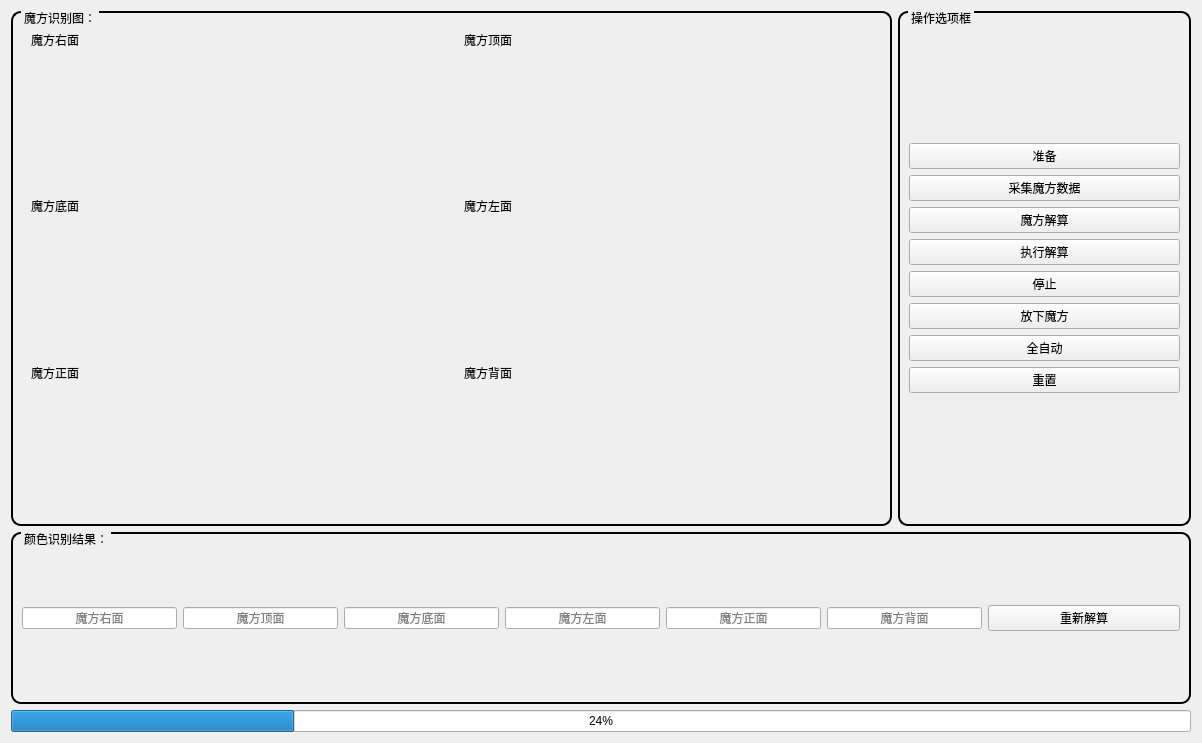
<?xml version="1.0" encoding="UTF-8"?>
<ui version="4.0">
 <class>cubeWidget</class>
 <widget class="QWidget" name="cubeWidget">
  <property name="geometry">
   <rect>
    <x>0</x>
    <y>0</y>
    <width>1202</width>
    <height>743</height>
   </rect>
  </property>
  <property name="windowTitle">
   <string>Form</string>
  </property>
  <layout class="QHBoxLayout" name="horizontalLayout_3">
   <item>
    <layout class="QVBoxLayout" name="verticalLayout">
     <item>
      <layout class="QGridLayout" name="gridLayout_6" rowstretch="3,1">
       <item row="0" column="0">
        <layout class="QHBoxLayout" name="horizontalLayout_4" stretch="3,1">
         <item>
          <widget class="QGroupBox" name="detectImgBox">
           <property name="styleSheet">
            <string notr="true">QGroupBox{

border-width:2px;

border-style:solid;

border-radius: 10px;

border-color:black
;

margin-top:0.5ex;

}

QGroupBox::title{

subcontrol-origin:margin;

subcontrol-position:top left;

left:10px;

margin-left:0px;

padding:0 1px;

}</string>
           </property>
           <property name="title">
            <string>魔方识别图：</string>
           </property>
           <layout class="QGridLayout" name="gridLayout_2">
            <item row="0" column="0">
             <layout class="QVBoxLayout" name="verticalLayout_9">
              <item>
               <layout class="QHBoxLayout" name="horizontalLayout_12">
                <item>
                 <widget class="QWidget" name="RightImg_widget" native="true">
                  <layout class="QHBoxLayout" name="horizontalLayout_23">
                   <item>
                    <widget class="QLabel" name="RightImg_label">
                     <property name="text">
                      <string>魔方右面</string>
                     </property>
                     <property name="alignment">
                      <set>Qt::AlignLeading|Qt::AlignLeft|Qt::AlignTop</set>
                     </property>
                    </widget>
                   </item>
                  </layout>
                 </widget>
                </item>
               </layout>
              </item>
              <item>
               <layout class="QHBoxLayout" name="horizontalLayout_10">
                <item>
                 <widget class="QWidget" name="DownImg_widget" native="true">
                  <layout class="QHBoxLayout" name="horizontalLayout_21">
                   <item>
                    <widget class="QLabel" name="DownImg_label">
                     <property name="text">
                      <string>魔方底面</string>
                     </property>
                     <property name="alignment">
                      <set>Qt::AlignLeading|Qt::AlignLeft|Qt::AlignTop</set>
                     </property>
                    </widget>
                   </item>
                  </layout>
                 </widget>
                </item>
               </layout>
              </item>
              <item>
               <layout class="QHBoxLayout" name="horizontalLayout_11">
                <item>
                 <widget class="QWidget" name="FrontImg_widget" native="true">
                  <layout class="QHBoxLayout" name="horizontalLayout_22">
                   <item>
                    <widget class="QLabel" name="FrontImg_label">
                     <property name="text">
                      <string>魔方正面</string>
                     </property>
                     <property name="alignment">
                      <set>Qt::AlignLeading|Qt::AlignLeft|Qt::AlignTop</set>
                     </property>
                    </widget>
                   </item>
                  </layout>
                 </widget>
                </item>
               </layout>
              </item>
             </layout>
            </item>
            <item row="0" column="1">
             <layout class="QVBoxLayout" name="verticalLayout_8">
              <item>
               <layout class="QHBoxLayout" name="horizontalLayout_17">
                <item>
                 <widget class="QWidget" name="UpImg_widget" native="true">
                  <layout class="QHBoxLayout" name="horizontalLayout_20">
                   <item>
                    <widget class="QLabel" name="UpImg_label">
                     <property name="text">
                      <string>魔方顶面</string>
                     </property>
                     <property name="alignment">
                      <set>Qt::AlignLeading|Qt::AlignLeft|Qt::AlignTop</set>
                     </property>
                    </widget>
                   </item>
                  </layout>
                 </widget>
                </item>
               </layout>
              </item>
              <item>
               <layout class="QHBoxLayout" name="horizontalLayout_14">
                <item>
                 <widget class="QWidget" name="LeftImg_widget" native="true">
                  <layout class="QHBoxLayout" name="horizontalLayout_18">
                   <item>
                    <widget class="QLabel" name="LeftImg_label">
                     <property name="text">
                      <string>魔方左面</string>
                     </property>
                     <property name="alignment">
                      <set>Qt::AlignLeading|Qt::AlignLeft|Qt::AlignTop</set>
                     </property>
                    </widget>
                   </item>
                  </layout>
                 </widget>
                </item>
               </layout>
              </item>
              <item>
               <layout class="QHBoxLayout" name="horizontalLayout_16">
                <item>
                 <widget class="QWidget" name="BackImg_widget" native="true">
                  <layout class="QHBoxLayout" name="horizontalLayout_19">
                   <item>
                    <widget class="QLabel" name="BackImg_label">
                     <property name="text">
                      <string>魔方背面</string>
                     </property>
                     <property name="alignment">
                      <set>Qt::AlignLeading|Qt::AlignLeft|Qt::AlignTop</set>
                     </property>
                    </widget>
                   </item>
                  </layout>
                 </widget>
                </item>
               </layout>
              </item>
             </layout>
            </item>
           </layout>
          </widget>
         </item>
         <item>
          <widget class="QGroupBox" name="cubeModeBox">
           <property name="styleSheet">
            <string notr="true">QGroupBox{

border-width:2px;

border-style:solid;

border-radius: 10px;

border-color:black
;

margin-top:0.5ex;

}

QGroupBox::title{

subcontrol-origin:margin;

subcontrol-position:top left;

left:10px;

margin-left:0px;

padding:0 1px;

}</string>
           </property>
           <property name="title">
            <string>操作选项框</string>
           </property>
           <layout class="QGridLayout" name="gridLayout_4">
            <item row="0" column="0">
             <layout class="QGridLayout" name="gridLayout_3" rowstretch="1,0,0,0,0,0,0,0,0">
              <item row="1" column="0">
               <widget class="QPushButton" name="collectButton">
                <property name="text">
                 <string>采集魔方数据</string>
                </property>
               </widget>
              </item>
              <item row="0" column="0">
               <widget class="QPushButton" name="prepareButton">
                <property name="text">
                 <string>准备</string>
                </property>
               </widget>
              </item>
              <item row="2" column="0">
               <widget class="QPushButton" name="solveButton">
                <property name="text">
                 <string>魔方解算</string>
                </property>
               </widget>
              </item>
              <item row="8" column="0">
               <widget class="QPushButton" name="resetButton">
                <property name="text">
                 <string>重置</string>
                </property>
               </widget>
              </item>
              <item row="7" column="0">
               <widget class="QPushButton" name="automaticButton">
                <property name="text">
                 <string>全自动</string>
                </property>
               </widget>
              </item>
              <item row="4" column="0">
               <widget class="QPushButton" name="excuteButton">
                <property name="text">
                 <string>执行解算</string>
                </property>
               </widget>
              </item>
              <item row="6" column="0">
               <widget class="QPushButton" name="placeCubeButton">
                <property name="text">
                 <string>放下魔方</string>
                </property>
               </widget>
              </item>
              <item row="5" column="0">
               <widget class="QPushButton" name="stopMovePushButton">
                <property name="text">
                 <string>停止</string>
                </property>
               </widget>
              </item>
             </layout>
            </item>
           </layout>
          </widget>
         </item>
        </layout>
       </item>
       <item row="1" column="0">
        <widget class="QGroupBox" name="colorSerialBox">
         <property name="styleSheet">
          <string notr="true">QGroupBox{

border-width:2px;

border-style:solid;

border-radius: 10px;

border-color:black
;

margin-top:0.5ex;

}

QGroupBox::title{

subcontrol-origin:margin;

subcontrol-position:top left;

left:10px;

margin-left:0px;

padding:0 1px;

}</string>
         </property>
         <property name="title">
          <string>颜色识别结果：</string>
         </property>
         <layout class="QGridLayout" name="gridLayout_5">
          <item row="0" column="0">
           <layout class="QHBoxLayout" name="horizontalLayout_2" stretch="5,1">
            <item>
             <layout class="QHBoxLayout" name="horizontalLayout">
              <item>
               <widget class="QLineEdit" name="RightlineEdit">
                <property name="toolTip">
                 <string>&lt;html&gt;&lt;head/&gt;&lt;body&gt;&lt;p align=&quot;center&quot;&gt;魔方右面&lt;/p&gt;&lt;/body&gt;&lt;/html&gt;</string>
                </property>
                <property name="layoutDirection">
                 <enum>Qt::RightToLeft</enum>
                </property>
                <property name="alignment">
                 <set>Qt::AlignCenter</set>
                </property>
                <property name="dragEnabled">
                 <bool>false</bool>
                </property>
                <property name="readOnly">
                 <bool>false</bool>
                </property>
                <property name="placeholderText">
                 <string>魔方右面</string>
                </property>
               </widget>
              </item>
              <item>
               <widget class="QLineEdit" name="UplineEdit">
                <property name="alignment">
                 <set>Qt::AlignCenter</set>
                </property>
                <property name="placeholderText">
                 <string>魔方顶面</string>
                </property>
               </widget>
              </item>
              <item>
               <widget class="QLineEdit" name="DownlineEdit">
                <property name="text">
                 <string/>
                </property>
                <property name="alignment">
                 <set>Qt::AlignCenter</set>
                </property>
                <property name="placeholderText">
                 <string>魔方底面</string>
                </property>
               </widget>
              </item>
              <item>
               <widget class="QLineEdit" name="LeftlineEdit">
                <property name="alignment">
                 <set>Qt::AlignCenter</set>
                </property>
                <property name="placeholderText">
                 <string>魔方左面</string>
                </property>
               </widget>
              </item>
              <item>
               <widget class="QLineEdit" name="FrontlineEdit">
                <property name="text">
                 <string/>
                </property>
                <property name="alignment">
                 <set>Qt::AlignCenter</set>
                </property>
                <property name="placeholderText">
                 <string>魔方正面</string>
                </property>
               </widget>
              </item>
              <item>
               <widget class="QLineEdit" name="BacklineEdit">
                <property name="alignment">
                 <set>Qt::AlignCenter</set>
                </property>
                <property name="placeholderText">
                 <string>魔方背面</string>
                </property>
               </widget>
              </item>
             </layout>
            </item>
            <item>
             <widget class="QPushButton" name="Button">
              <property name="text">
               <string>重新解算</string>
              </property>
             </widget>
            </item>
           </layout>
          </item>
         </layout>
        </widget>
       </item>
      </layout>
     </item>
     <item>
      <widget class="QProgressBar" name="progressBar">
       <property name="value">
        <number>24</number>
       </property>
      </widget>
     </item>
    </layout>
   </item>
  </layout>
 </widget>
 <resources/>
 <connections/>
</ui>
